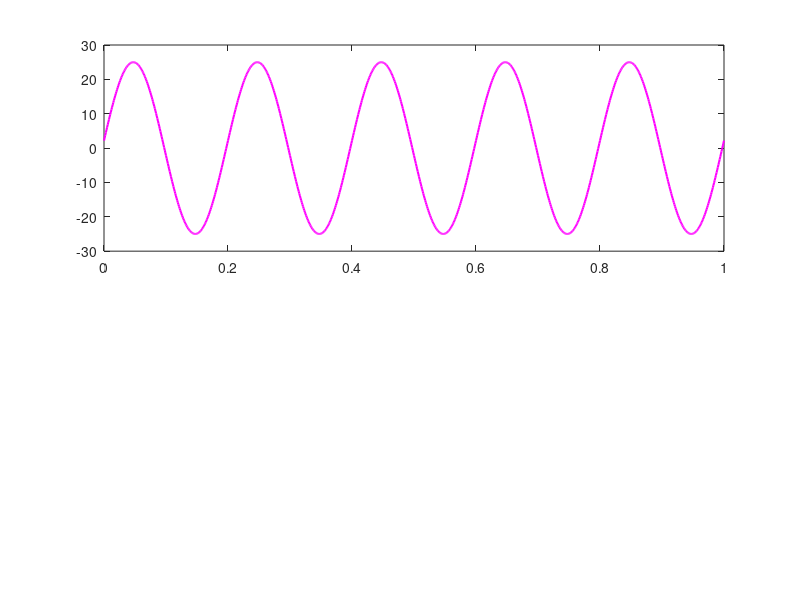

The MATLAB source for this figure: (Note: this script raises an error after producing the figure.)
clc; clear; close all;

disp('=== Advanced Composite Signal Generator ===');

% 1. Robust User Input
N = input('Enter the number of sinusoids: ');
if isempty(N) || N <= 0 || mod(N,1) ~= 0
    error('Number of sinusoids must be a positive integer.');
end

% Preallocate parameter arrays for efficiency
A   = zeros(N, 1);
f   = zeros(N, 1);
phi = zeros(N, 1);

disp('Enter parameters for each sinusoid:');
for k = 1:N
    A(k)   = input(sprintf('  Amplitude of sinusoid %d: ', k));
    f(k)   = input(sprintf('  Frequency of sinusoid %d (Hz): ', k));
    phi(k) = input(sprintf('  Phase (in degrees) of sinusoid %d: ', k));
end

% 2. Adaptive Sampling Frequency
% Ensures Nyquist criterion is heavily satisfied (prevents aliasing for high frequencies)
Fs = max(max(f) * 20, 1000); 
t = 0:1/Fs:1; % 1 second duration

% 3. Vectorized Signal Generation
% Replaces the traditional 'for' loop with matrix broadcasting for maximum performance
phase_rad = deg2rad(phi);
% f is Nx1, t is 1xL -> f*t is an NxL matrix. 
% This calculates all sinusoids simultaneously.
signal_matrix = A .* sin(2 * pi * f * t + phase_rad); 
signal = sum(signal_matrix, 1); % Sum along the columns to get the 1xL composite signal

% 4. Frequency Domain Analysis (Fast Fourier Transform)
L = length(signal);
Y = fft(signal);
P2 = abs(Y / L);               % Two-sided spectrum
P1 = P2(1:floor(L/2)+1);       % Single-sided spectrum
P1(2:end-1) = 2*P1(2:end-1);   % Double amplitude (excluding DC and Nyquist)
f_fft = Fs * (0:(L/2)) / L;    % Frequency vector for X-axis

% 5. Advanced Visualization
figure('Name', 'Advanced Signal Analysis', 'Color', 'w', 'Position', [100, 100, 900, 600]);

% --- Time Domain Plot ---
subplot(2, 1, 1);
plot(t, signal, 'm', 'LineWidth', 1.5);
hold on;
% Lightly overlay the individual sinusoids in the background if N isn't too large
if N <= 5 
    plot(t, signal_matrix, '--', 'LineWidth', 0.8, 'Color', [0.6 0.6 0.6 0.5]);
end
grid on;
title('Time Domain: Composite Sinusoidal Signal', 'FontSize', 12, 'FontWeight', 'bold');
xlabel('Time (s)'); 
ylabel('Amplitude');
legend('Composite Signal (Varun Goyal 102315115)', 'Location', 'best');

% Smart Zoom: Zoom in to show a few cycles of the lowest non-zero frequency
if any(f > 0)
    xlim([0, min(1, 5/min(f(f>0)))]); 
end

% --- Frequency Domain Plot (FFT Spectrum) ---
subplot(2, 1, 2);
stem(f_fft, P1, 'b', 'LineWidth', 1.5, 'MarkerFaceColor', 'b');
grid on;
title('Frequency Domain: Single-Sided Amplitude Spectrum', 'FontSize', 12, 'FontWeight', 'bold');
xlabel('Frequency (Hz)'); 
ylabel('|P(f)| (Amplitude)');
% Smart Zoom: Scale x-axis to 1.5x the maximum input frequency
if max(f) > 0
    xlim([0, max(f) * 1.5]); 
end
